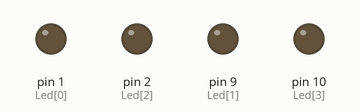
This sketch was run on a simulated Arduino Uno, built with avr-gcc and run on an emulated ATmega328P. Parts: output pins drawn as LEDs (lit = HIGH).

Above: at 0.2 s.
At 1.2 s:
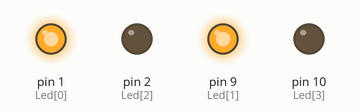
At 1.7 s:
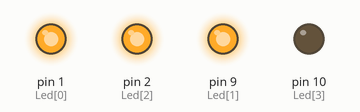
At 2.2 s:
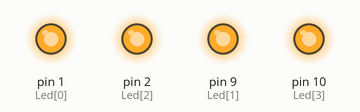
At 3.2 s:
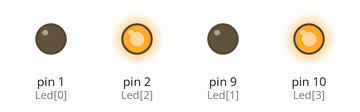
At 4.7 s:
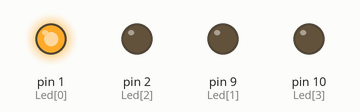
Timing chart, 0 to 5.2 s (numbered marks = the images above):
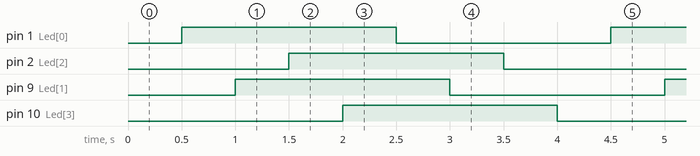

Measured:
- by itself, pin 1 (Led[0]), pin 2 (Led[2]), pin 9 (Led[1]), pin 10 (Led[3]): alternates HIGH for 2.0 s and LOW for 2.0 s
- by itself, everything shown: repeats every 4.0 s, in 8 steps

The sketch:

hw1.ino
```cpp
#include <MsTimer2.h>

int Led[4]={1,9,2,10};
void LedControl(){
  static int counter=0;
  static byte output=HIGH;

  digitalWrite(Led[counter++],output);

  if(counter>3){
    counter=0;
    output=!output;
  }
}

void setup() {
  // put your setup code here, to run once:
  int i;
  for (i=0;i<4;i++)
    pinMode(Led[i],OUTPUT);
  MsTimer2::set(500,LedControl);
  MsTimer2::start();
}

void loop() {
  // put your main code here, to run repeatedly:

}
```
